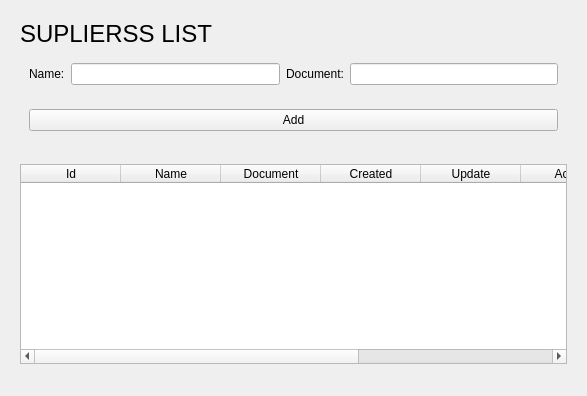
<?xml version="1.0" encoding="UTF-8"?>
<ui version="4.0">
 <class>suppliers</class>
 <widget class="QWidget" name="suppliers">
  <property name="geometry">
   <rect>
    <x>0</x>
    <y>0</y>
    <width>587</width>
    <height>396</height>
   </rect>
  </property>
  <property name="windowTitle">
   <string>Form</string>
  </property>
  <layout class="QVBoxLayout" name="verticalLayout">
   <item>
    <widget class="QWidget" name="panel_add" native="true">
     <layout class="QVBoxLayout" name="verticalLayout_5">
      <item>
       <widget class="QLabel" name="title_supplier">
        <property name="font">
         <font>
          <pointsize>18</pointsize>
         </font>
        </property>
        <property name="text">
         <string>SUPLIERSS LIST</string>
        </property>
       </widget>
      </item>
      <item>
       <widget class="QWidget" name="inputs" native="true">
        <layout class="QGridLayout" name="gridLayout">
         <item row="0" column="0">
          <widget class="QLabel" name="label_name_supplier">
           <property name="text">
            <string>Name:</string>
           </property>
          </widget>
         </item>
         <item row="0" column="1">
          <widget class="QLineEdit" name="name_supplier"/>
         </item>
         <item row="0" column="2">
          <widget class="QLabel" name="label_document">
           <property name="text">
            <string>Document:</string>
           </property>
          </widget>
         </item>
         <item row="0" column="3">
          <widget class="QLineEdit" name="document"/>
         </item>
        </layout>
       </widget>
      </item>
      <item>
       <widget class="QWidget" name="buttons" native="true">
        <layout class="QHBoxLayout" name="horizontalLayout">
         <item>
          <widget class="QPushButton" name="on_add_supplier">
           <property name="text">
            <string>Add</string>
           </property>
          </widget>
         </item>
        </layout>
       </widget>
      </item>
     </layout>
    </widget>
   </item>
   <item>
    <widget class="QWidget" name="panel_list" native="true">
     <layout class="QVBoxLayout" name="verticalLayout_3">
      <item>
       <widget class="QTableWidget" name="list_suppliers">
        <property name="minimumSize">
         <size>
          <width>0</width>
          <height>200</height>
         </size>
        </property>
        <attribute name="horizontalHeaderCascadingSectionResizes">
         <bool>false</bool>
        </attribute>
        <column>
         <property name="text">
          <string>Id</string>
         </property>
         <property name="textAlignment">
          <set>AlignCenter</set>
         </property>
        </column>
        <column>
         <property name="text">
          <string>Name</string>
         </property>
         <property name="textAlignment">
          <set>AlignCenter</set>
         </property>
        </column>
        <column>
         <property name="text">
          <string>Document</string>
         </property>
         <property name="textAlignment">
          <set>AlignCenter</set>
         </property>
        </column>
        <column>
         <property name="text">
          <string>Created</string>
         </property>
         <property name="textAlignment">
          <set>AlignCenter</set>
         </property>
        </column>
        <column>
         <property name="text">
          <string>Update</string>
         </property>
         <property name="textAlignment">
          <set>AlignCenter</set>
         </property>
        </column>
        <column>
         <property name="text">
          <string>Active</string>
         </property>
         <property name="textAlignment">
          <set>AlignCenter</set>
         </property>
        </column>
        <column>
         <property name="text">
          <string/>
         </property>
        </column>
        <column>
         <property name="text">
          <string/>
         </property>
        </column>
       </widget>
      </item>
     </layout>
    </widget>
   </item>
   <item>
    <spacer name="verticalSpacer">
     <property name="orientation">
      <enum>Qt::Vertical</enum>
     </property>
     <property name="sizeHint" stdset="0">
      <size>
       <width>20</width>
       <height>40</height>
      </size>
     </property>
    </spacer>
   </item>
  </layout>
 </widget>
 <resources/>
 <connections/>
</ui>
